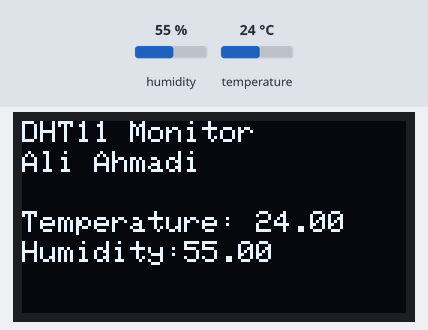
This sketch was run on a simulated ESP32. On the bench: 128×64 one-colour display. The test bench sets the inputs (shaded band); at power-on: humidity 55 %, temperature 24 °C. WiFi joins after 1.5 s; servers stay silent unless stated; what the sketch prints to the serial monitor is not drawn.

Above: at 2.7 s.
2.8 s: humidity set to 22 %
At 3.3 s:
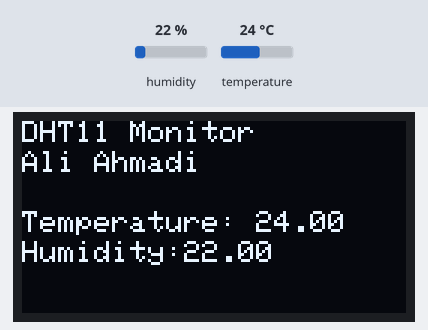
4.5 s: temperature set to 12 °C
At 6.4 s:
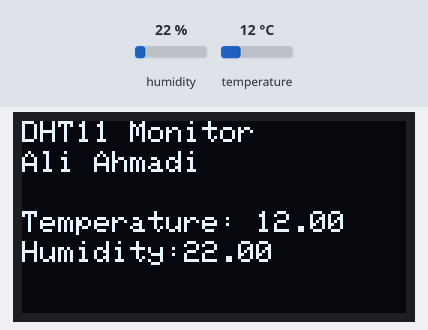
6.7 s: humidity set to 40 %
At 8.5 s:
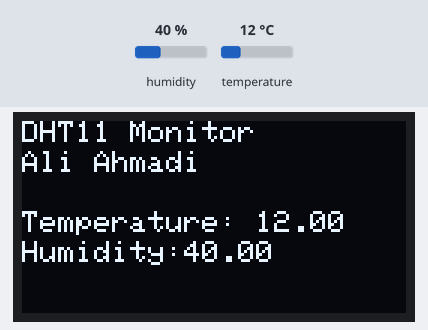
8.9 s: temperature set to 19 °C
Timing chart, 0 to 11.9 s (numbered marks = the images above; inputs shaded):
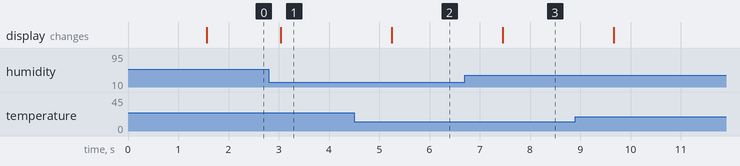

The sketch:

DHT11_web_oled_display.ino
```cpp
#include <WiFi.h>
#include <DHTesp.h>
#include <Wire.h>
#include <Adafruit_GFX.h>
#include <Adafruit_SSD1306.h>

Adafruit_SSD1306 oled(128,64,&Wire,-1);
DHTesp dht;
char *ssid = "YOUR_WIFI_SSID";
char *password = "YOUR_WIFI_PASSWORD";

WiFiServer server(80);

void setup() {
  oled.begin(SSD1306_SWITCHCAPVCC,0x3C);
  oled.setTextColor(WHITE);
  oled.clearDisplay();
  oled.setTextSize(1);
  dht.setup(12,DHTesp::DHT11);
  Serial.begin(115200);
  Serial.print("Connecting to ");
  Serial.println(ssid);
  WiFi.begin(ssid,password);
  while (WiFi.status() != WL_CONNECTED){
    Serial.print(".");
    delay(500);
  }
  Serial.println("WIFI CONNECTED");
  Serial.print("IP ADDRESS: ");
  Serial.println(WiFi.localIP());
  server.begin();
}

void loop() {
  float d = dht.getTemperature();
  float r = dht.getHumidity();
  String ds = String(d);
  String rs = String(r);
  Serial.println("Temperature: "+ ds);
  Serial.println("Humidity: "+rs);

  oled.setCursor(0,0);
  oled.print("DHT11 Monitor");
  oled.setCursor(0,10);
  oled.print("Ali Ahmadi");
  oled.setCursor(0,30);
  oled.print("Temperature: "+ ds);
  oled.setCursor(0,40);
  oled.print("Humidity:"+ rs);
  oled.display();
  delay(200);
  oled.clearDisplay();
  WiFiClient client = server.available();
  if (client){
    Serial.println("NEW Client");
    String currentline = "";
    while(client.connected()){
      if(client.available()){
        char c = client.read();
        Serial.print(c);
        if (c == '\n'){
          if(currentline.length() == 0){
            client.println("HTTP/1.1 200 OK");
            client.println("Content-type:text/html");
            client.println("");
            client.print("<html><meta http-equiv=\"refresh\" content=\"5\"/><title>DHT11 Monitoring</title>");
            client.print("<style>html{background:green;color:white;}h2{color:yellow;}h1{color:#17a8b3;}</style>");
            client.print("<center><h1>DHT11 Monitor</h1><h2>Electroic.with.ali</h2>");
            client.print("<p>Temperature: " + ds + "</p>");
            client.print("<p>Humidity: " + rs + "</p>");
            client.print("<p>ESP32</p>");
            client.print("</center></html>");
            break;
          }
          else{
            currentline = "";
          }
        }
        else if(c != '\r'){
          currentline += c;
        }


      }
    }
    client.stop();
    Serial.println("client Disconnected");
  }
  delay(500);
}
```

Measured:
- after the input at 2.8 s, the display: changes after 0.24 s (image 1)
- after the input at 4.5 s, the display: changes after 0.75 s (image 2)
- after the input at 6.7 s, the display: changes after 0.76 s (image 3)
